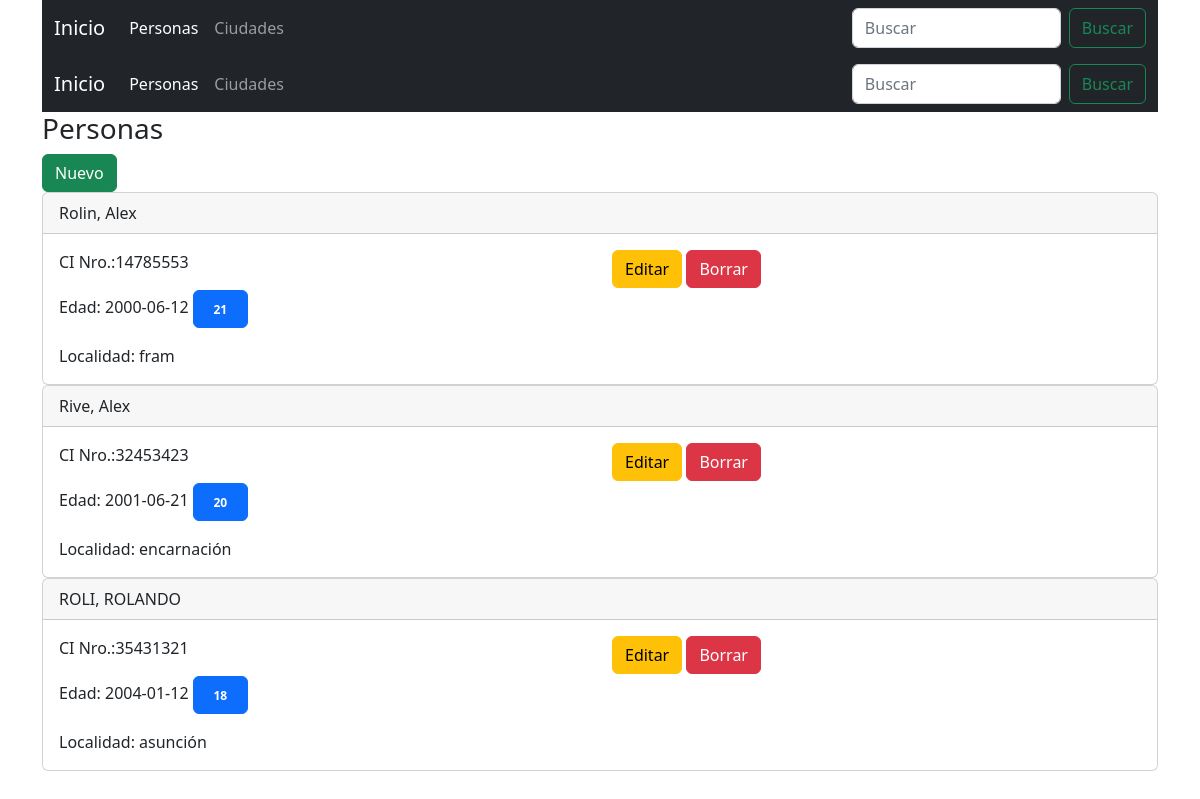
Page /personas/index.php on the committed database.
### tables this page shows
CREATE TABLE `personas` (
  `id` int(11) NOT NULL,
  `cin` varchar(20) NOT NULL,
  `nombre` varchar(60) NOT NULL,
  `apellido` varchar(60) NOT NULL,
  `fenac` date DEFAULT NULL,
  `email` varchar(30) DEFAULT NULL,
  `ciudad_id` int(11) NOT NULL
);

CREATE TABLE `ciudades` (
  `id` int(11) NOT NULL,
  `ciudades` varchar(60) NOT NULL
);

### libs/personas.lib.php (called while the page is built, shortened)
<?php
function mostrarTodos($link) {
  $sql="SELECT * FROM personas order by id ";
  $resultado = mysqli_query($link, $sql);
  if ($resultado) {
     return $resultado;
    }
}
function edadPersona($fenac){
  $date1 = new DateTime($fenac);
  $date2 = new DateTime();
  $diff = $date1->diff($date2);
  return $diff->y;
}
?>

### personas/card.vw.php (the view)
<div class="card">
  <div class="card-header">
    <?php echo $data['apellido'].", ".$data['nombre']; ?>
  </div>
  <div class="card-body">
    <div class="row">
    <div class="col">
      <p class="card-text">CI Nro.:<?php echo $data['cin']; ?> </p>
      <p class="">Edad: <?php echo $data['fenac'] ?> <a class="btn btn-primary"><span class="badge badge-pill badge-success"> <?php echo edadPersona($data['fenac']); ?></span></a></p>
      <p class="card-text">Localidad: <?php nombreCiudad($link,$data['ciudad_id']); ?> </p>
    </div>
    <div class="col">
      <a href="<?php echo "index.php?mod=edit&id=".$data["id"]; ?>" class="btn btn-warning "> <i class="ion-edit"></i> Editar</a>
      <a href="<?php echo "index.php?mod=delete&id=".$data["id"]; ?>" class="btn btn-danger"> <i class="ion-android-delete"></i> Borrar</a>
    </div>
    </div>
  </div>
</div>

### personas/list.php
<?php
$res=mostrarTodos($link);
 ?>
 <h3>Personas</h3><a href="index.php?mod=new" class="btn btn-success"><i class="ion-ios-personadd"></i>  Nuevo</a>
     <?php
     while ($data=mysqli_fetch_array($res))
     {
       include 'card.vw.php';
     }
      ?>

### libs/ciudades.lib.php (shortened to what this page needs)
<?php
function nombreCiudad($link,$id){
  $sql="SELECT ciudades FROM ciudades WHERE id=".$id;
  $resultado = mysqli_query($link, $sql);
  if ($resultado) {
    $d=mysqli_fetch_array($resultado);
      echo $d['ciudades'];
    }}
 ?>

### rows in the picture
personas: apellido "Rolin", nombre "Alex", cin "14785553", fenac "2000-06-12", fenac "21", ciudad.ciudades "fram"
personas: apellido "Rive", nombre "Alex", cin "32453423", fenac "2001-06-21", fenac "20", ciudad.ciudades "encarnación"
personas: apellido "ROLI", nombre "ROLANDO", cin "35431321", fenac "2004-01-12", fenac "18", ciudad.ciudades "asunción"
